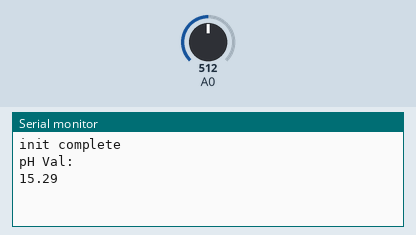
Bench run of a sketch on a simulated Arduino Uno, built with avr-gcc and run on an emulated ATmega328P. Shown: the last lines printed to the serial monitor. The inputs (shaded band) are chosen by the test bench; at power-on: A0 = 512.

Above: at 1.2 s.
1.3 s: A0 set to 716
At 2.5 s:
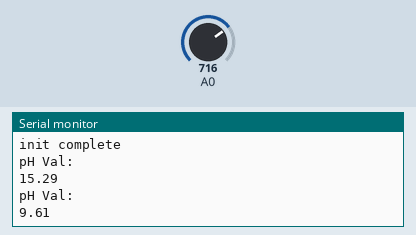
2.8 s: A0 set to 900
At 4.0 s:
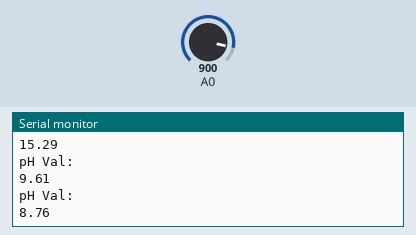
Timing chart, 0 to 5.8 s (numbered marks = the images above; inputs shaded):
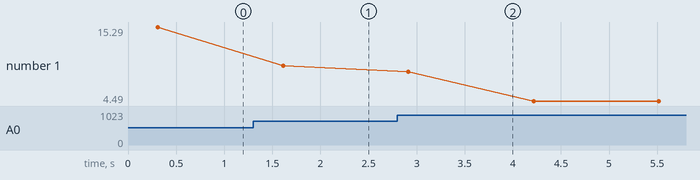

The sketch:

PH_sesnor.ino
```cpp
/*
 *  PH meter Tutorial
 *  -----------------------
 *
 *  Editor: Asaf Chertkoff (asaf.chertkoff at gmail.com)
 *  SoC tested: Arduino uno
 *
 *  3/12/2021
 *  Reference:
 *  https://circuitdigest.com/microcontroller-projects/arduino-ph-meter
 *
 */

#include <Wire.h>
float calibration_value = 21.34+8.2;    /* needed to be calibrated with distilled solution with a buffer */
int phval = 0;
unsigned long int avgval;
int buffer_arr[10],temp;

void setup()
{
 Serial.begin(9600);
  Serial.println("init complete");
}

void loop() {
 for(int i=0;i<10;i++) {
    buffer_arr[i]=analogRead(A0);        /* getting ten inputs from A0 pin and push them into an array */
    delay(30);
 }

 for(int i=0;i<9;i++){
    for(int j=i+1;j<10;j++){
      if(buffer_arr[i]>buffer_arr[j]) {
        temp=buffer_arr[i];
        buffer_arr[i]=buffer_arr[j];
        buffer_arr[j]=temp;
      }
    }
 }

 avgval=0;
 for(int i=2;i<8;i++) avgval+=buffer_arr[i];
 float volt=(float)avgval*5.0/1024/6;
 float ph_act = -5.70 * volt + calibration_value;

 Serial.println("pH Val:");
 Serial.println(ph_act);
 delay(1000);
}
```

Measured:
- after the input at 1.3 s, the serial monitor: prints a new line after 0.31 s (image 1)
- after the input at 2.8 s, the serial monitor: prints a new line after 0.11 s (image 2)
- plotted number 1: 15.29 → 9.61 after the input at 1.3 s, 9.61 → 4.49 after the input at 2.8 s
